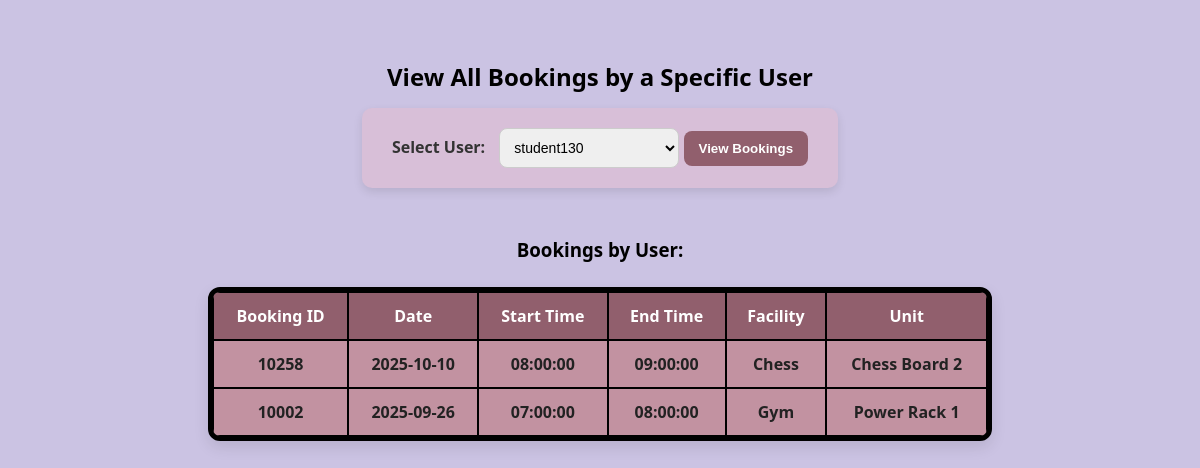
Screenshot of /check_bookings.php?user_id=130 with the database file from the repository.
### tables this page shows
CREATE TABLE `Bookings` (
  `booking_id` int(11) NOT NULL,
  `user_id` int(11) DEFAULT NULL,
  `unit_id` int(11) DEFAULT NULL,
  `booking_date` date NOT NULL,
  `start_time` time NOT NULL,
  `end_time` time NOT NULL
);

CREATE TABLE `Facilities` (
  `facility_id` int(11) NOT NULL,
  `facility_name` varchar(100) NOT NULL,
  `description` varchar(255) DEFAULT NULL
);

CREATE TABLE `FacilityUnits` (
  `unit_id` int(11) NOT NULL,
  `facility_id` int(11) DEFAULT NULL,
  `unit_name` varchar(150) NOT NULL,
  `quantity` int(11) DEFAULT 1
);

### check_bookings.php (the view, shortened to what this page needs)
<?php
include 'db_connect.php';
?>
<!DOCTYPE html>
<html>
<head>
</head>
<body>
    <h2>View All Bookings by a Specific User</h2>
    <form method="GET">
        <label>Select User:</label>
        <select name="user_id" required>
            <?php
            $user_query = mysqli_query($conn, "SELECT user_id, name FROM Users ORDER BY name ASC");
            while ($user = mysqli_fetch_assoc($user_query)) {
                $selected = (isset($_GET['user_id']) && $_GET['user_id'] == $user['user_id']) ? 'selected' : '';
                echo "<option value='{$user['user_id']}' $selected>{$user['name']}</option>";
            }
            ?>
        </select>
        <button type="submit">View Bookings</button>
    </form>
    <?php
    if (isset($_GET['user_id']) && !empty($_GET['user_id'])) {
        $user_id = $_GET['user_id'];
        $sql = "SELECT b.booking_id, b.booking_date, b.start_time, b.end_time,
                       f.facility_name, u.unit_name
                FROM Bookings b
                JOIN FacilityUnits u ON b.unit_id = u.unit_id
                JOIN Facilities f ON u.facility_id = f.facility_id
                WHERE b.user_id = '$user_id'
                ORDER BY b.booking_date DESC, b.start_time ASC";
        $result = mysqli_query($conn, $sql);
        if (mysqli_num_rows($result) > 0) {
            echo "<h3>Bookings by User:</h3>";
            echo "<table>
                <tr>
                    <th>Booking ID</th>
                    <th>Date</th>
                    <th>Start Time</th>
                    <th>End Time</th>
                    <th>Facility</th>
                    <th>Unit</th>
                </tr>";
            while ($row = mysqli_fetch_assoc($result)) {
                echo "<tr>
                    <td>{$row['booking_id']}</td>
                    <td>{$row['booking_date']}</td>
                    <td>{$row['start_time']}</td>
                    <td>{$row['end_time']}</td>
                    <td>{$row['facility_name']}</td>
                    <td>{$row['unit_name']}</td>
                </tr>";
            }
            echo "</table>";
        } else {
            echo "<p>No bookings found for this user.</p>";
        }
    }
    ?>
</body>
</html>

### check_bookings.php (style rules this page uses)
body { font-family: 'Segoe UI', Tahoma, Geneva, Verdana, sans-serif; background: #CBC3E3; color: #222; text-align: center; margin: 0; padding: 40px; }
h2, h3 { color: #000000; margin-bottom: 15px; }
form { background: #D8BFD8; display: inline-block; padding: 20px 30px; border-radius: 10px; box-shadow: 0px 4px 10px rgba(0, 0, 0, 0.1); margin-bottom: 30px; }
label { font-weight: bold; color: #333; margin-right: 10px; }
select { padding: 10px; border-radius: 8px; border: 1px solid #ccc; font-size: 14px; width: 180px; }
button { padding: 10px 15px; border-radius: 8px; background-color: #915F6D; color: white; border: none; font-weight: bold; cursor: pointer; transition: background 0.3s ease; }
table { margin: 25px auto; width: 70%; border-collapse: separate; border-spacing: 0; border: 5px solid black; border-radius: 12px; overflow: hidden; background-color: #C292A1; box-shadow: 0px 6px 15px rgba(0, 0, 0, 0.1); font-weight: bold; }
th, td { border: 1px solid #000000; padding: 12px 15px; text-align: center; }
th { background-color: #915F6D; color: white; }
tr:nth-child(even) { background-color: #C292A1; }

### rows the page displays
bookings: booking_id "10258", booking_date "2025-10-10", start_time "08:00:00", end_time "09:00:00", facilities.facility_name "Chess", unit.unit_name "Chess Board 2"
bookings: booking_id "10002", booking_date "2025-09-26", start_time "07:00:00", end_time "08:00:00", facilities.facility_name "Gym", unit.unit_name "Power Rack 1"

### other values shown
form field user_id "student130"
